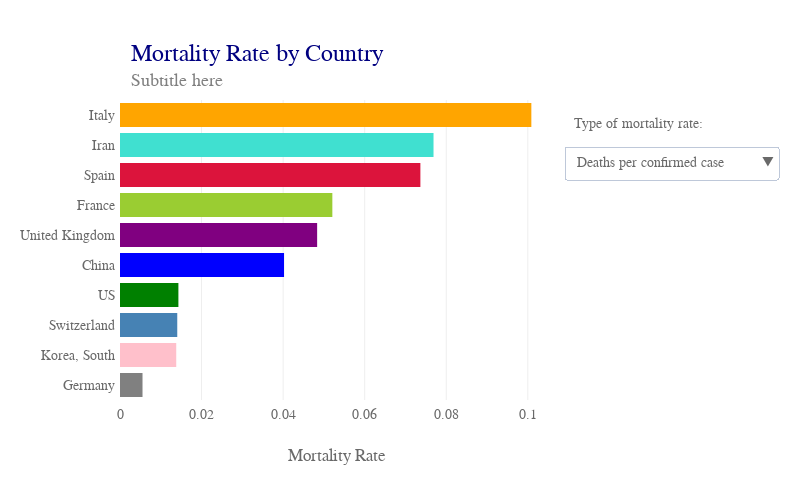

Write notebook code for a chart like this one.
### Code cell
# Plot mortality rates

# Assign color to top10
top10['color'] = top10_col

# Plot
data = [go.Bar(x = top10.sort_values(by = 'MortalityRate')['MortalityRate'],
               y = top10.sort_values(by = 'MortalityRate')['Country/Region'],
               orientation = 'h',
               name = 'mort_conf',
               marker = dict(color = top10.sort_values(by = 'MortalityRate')['color']),
               hoverinfo = 'text',
               hovertext = ['Confirmed:<br>'+'{:,}'.format(x) for x in top10.sort_values(by = 'MortalityRate')['confirmed']],
               hoverlabel = dict(bordercolor = top10.sort_values(by = 'MortalityRate')['color'], 
                                 bgcolor = 'white', 
                                 font = dict(color = top10.sort_values(by = 'MortalityRate')['color']))
              ),
        go.Bar(x = top10.sort_values(by = 'deaths_by100000pop')['deaths_by100000pop'],
               y = top10.sort_values(by = 'deaths_by100000pop')['Country/Region'],
               orientation = 'h',
               name = 'mort_pop',
               marker = dict(color = top10.sort_values(by = 'deaths_by100000pop')['color']),
               hoverinfo = 'text',
               hovertext = ['Confirmed:<br>'+'{:,}'.format(x) for x in top10.sort_values(by = 'deaths_by100000pop')['confirmed']],
               hoverlabel = dict(bordercolor = top10.sort_values(by = 'deaths_by100000pop')['color'], 
                                 bgcolor = 'white', 
                                 font = dict(color = top10.sort_values(by = 'deaths_by100000pop')['color'])),
               visible = False,
              )
       ]

lay = go.Layout(width = 800, 
                height = 500,
                margin=dict(l=120, r=50, b=100, t=100, pad=4),
                #bargap = 0.2,
                xaxis = dict(title='Mortality Rate',
                             nticks = 10,
                             rangemode = 'nonnegative',
                             zeroline = False,
                             showgrid = True,
                            ),
                yaxis = dict(title='',
                            ),
                hovermode = 'closest',
                font = dict(size = label_size,
                            family = label_font,
                            color = label_col,
                           ),
                legend = dict(x = 1.03, 
                              y = 0.7),
                annotations=[dict(x = 0.02,
                                  y = 1.2,
                                  showarrow = False,
                                  text = 'Mortality Rate by Country',
                                  xref = 'paper',
                                  yref = 'paper',
                                  font=dict(
                                      family = title_font,
                                      size = title_size,
                                      color = title_col,),
                                 ),
                             dict(x = 0.02,
                                  y = 1.1,
                                  showarrow = False,
                                  text = 'Subtitle here',
                                  xref = 'paper',
                                  yref = 'paper',
                                  font=dict(
                                      family = subtitle_font,
                                      size = subtitle_size,
                                      color = subtitle_col,),
                                 ),
                             dict(x = 1.35,
                                  y = 0.95,
                                  showarrow = False,
                                  text = 'Type of mortality rate:',
                                  xref = 'paper',
                                  yref = 'paper',
                                  font=dict(
                                      family = label_font,
                                      size = label_size,
                                      color = label_col,),
                             
                             )
                            ],
                updatemenus=[dict(buttons=list([dict(args = ['visible', [True, False]],
                                                     label = 'Deaths per confirmed case',
                                                     method = 'restyle'
                                                    ),
                                                dict(args = ['visible', [False, True]],
                                                     label = 'Deaths per 100,000 population',
                                                     method = 'restyle'
                                                    ),
                                               ]),
                                  direction = "down",
                                  pad = {"r": 10, "t": 10},
                                  showactive = True,
                                  x = 1.025,
                                  xanchor = 'left',
                                  y = 0.88,
                                  yanchor = 'top'
                                 ),
                            ]
               )


fig = dict(data=data, layout=lay)
plotly.offline.iplot(fig)

### Figure 1 — Plotly figure (JSON) as saved in the notebook; plotly's stock layout.template omitted (floating-point values rounded to 4 significant figures)
{"data": [{"hoverinfo": "text", "hoverlabel": {"bgcolor": "white", "bordercolor": ["grey", "pink", "steelblue", "green", "blue", "purple", "yellowgreen", "crimson", "turquoise", "orange"], "font": {"color": ["grey", "pink", "steelblue", "green", "blue", "purple", "yellowgreen", "crimson", "turquoise", "orange"]}}, "hovertext": ["Confirmed:<br>37,323", "Confirmed:<br>9,137", "Confirmed:<br>10,897", "Confirmed:<br>65,778", "Confirmed:<br>81,661", "Confirmed:<br>9,640", "Confirmed:<br>25,600", "Confirmed:<br>49,515", "Confirmed:<br>27,017", "Confirmed:<br>74,386"], "marker": {"color": ["grey", "pink", "steelblue", "green", "blue", "purple", "yellowgreen", "crimson", "turquoise", "orange"]}, "name": "mort_conf", "orientation": "h", "type": "bar", "uid": "890f6d46-6f76-11ea-8348-8c8590b56c5d", "x": [0.005519, 0.01379, 0.01404, 0.01432, 0.04023, 0.04834, 0.05207, 0.07365, 0.07688, 0.1009], "y": ["Germany", "Korea, South", "Switzerland", "US", "China", "United Kingdom", "France", "Spain", "Iran", "Italy"]}, {"hoverinfo": "text", "hoverlabel": {"bgcolor": "white", "bordercolor": ["blue", "pink", "grey", "green", "purple", "steelblue", "yellowgreen", "turquoise", "crimson", "orange"], "font": {"color": ["blue", "pink", "grey", "green", "purple", "steelblue", "yellowgreen", "turquoise", "crimson", "orange"]}}, "hovertext": ["Confirmed:<br>81,661", "Confirmed:<br>9,137", "Confirmed:<br>37,323", "Confirmed:<br>65,778", "Confirmed:<br>9,640", "Confirmed:<br>10,897", "Confirmed:<br>25,600", "Confirmed:<br>27,017", "Confirmed:<br>49,515", "Confirmed:<br>74,386"], "marker": {"color": ["blue", "pink", "grey", "green", "purple", "steelblue", "yellowgreen", "turquoise", "crimson", "orange"]}, "name": "mort_pop", "orientation": "h", "type": "bar", "uid": "890f6f62-6f76-11ea-934b-8c8590b56c5d", "visible": false, "x": [0.2359, 0.244, 0.2484, 0.2879, 0.7009, 1.797, 1.99, 2.539, 7.805, 12.42], "y": ["China", "Korea, South", "Germany", "US", "United Kingdom", "Switzerland", "France", "Iran", "Spain", "Italy"]}], "layout": {"annotations": [{"font": {"color": "navy", "family": "PT Sans Narrow", "size": 24}, "showarrow": false, "text": "Mortality Rate by Country", "x": 0.02, "xref": "paper", "y": 1.2, "yref": "paper"}, {"font": {"color": "grey", "family": "PT Sans Narrow", "size": 18}, "showarrow": false, "text": "Subtitle here", "x": 0.02, "xref": "paper", "y": 1.1, "yref": "paper"}, {"font": {"color": "dimgray", "family": "PT Sans", "size": 14}, "showarrow": false, "text": "Type of mortality rate:", "x": 1.35, "xref": "paper", "y": 0.95, "yref": "paper"}], "font": {"color": "dimgray", "family": "PT Sans", "size": 14}, "height": 500, "hovermode": "closest", "legend": {"x": 1.03, "y": 0.7}, "margin": {"b": 100, "l": 120, "pad": 4, "r": 50, "t": 100}, "updatemenus": [{"buttons": [{"args": ["visible", [true, false]], "label": "Deaths per confirmed case", "method": "restyle"}, {"args": ["visible", [false, true]], "label": "Deaths per 100,000 population", "method": "restyle"}], "direction": "down", "pad": {"r": 10, "t": 10}, "showactive": true, "x": 1.025, "xanchor": "left", "y": 0.88, "yanchor": "top"}], "width": 800, "xaxis": {"nticks": 10, "rangemode": "nonnegative", "showgrid": true, "title": "Mortality Rate", "zeroline": false}, "yaxis": {"title": ""}}}
